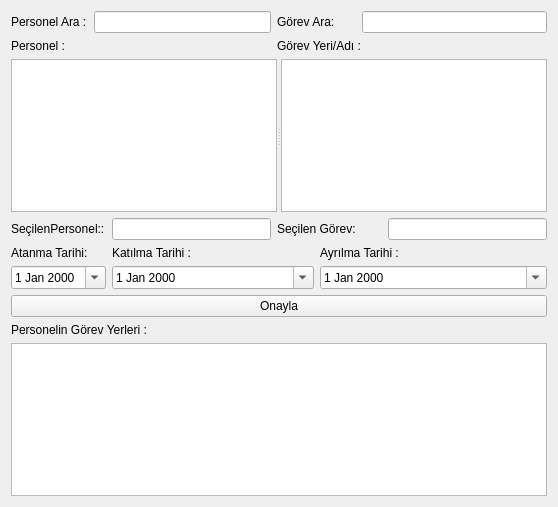
<ui version="4.0" >
 <class>FormPersonelGorev</class>
 <widget class="QWidget" name="FormPersonelGorev" >
  <property name="geometry" >
   <rect>
    <x>0</x>
    <y>0</y>
    <width>558</width>
    <height>507</height>
   </rect>
  </property>
  <property name="windowTitle" >
   <string>Personel Görev Yeri Eşleştirme</string>
  </property>
  <property name="windowIcon" >
   <iconset resource="ikon.qrc" >:/ikonlar/share.png</iconset>
  </property>
  <layout class="QGridLayout" >
   <item row="0" column="0" >
    <widget class="QLabel" name="label" >
     <property name="text" >
      <string>Personel Ara :</string>
     </property>
    </widget>
   </item>
   <item row="0" column="1" colspan="2" >
    <widget class="QLineEdit" name="ara_uyeler" />
   </item>
   <item row="0" column="3" colspan="2" >
    <widget class="QLabel" name="label_2" >
     <property name="text" >
      <string>Görev Ara:</string>
     </property>
    </widget>
   </item>
   <item row="0" column="5" colspan="2" >
    <widget class="QLineEdit" name="ara_gorevyeri" />
   </item>
   <item row="1" column="0" colspan="2" >
    <widget class="QLabel" name="label_7" >
     <property name="text" >
      <string>Personel :</string>
     </property>
    </widget>
   </item>
   <item row="1" column="3" colspan="3" >
    <widget class="QLabel" name="label_3" >
     <property name="text" >
      <string>Görev Yeri/Adı :</string>
     </property>
    </widget>
   </item>
   <item row="2" column="0" colspan="7" >
    <widget class="QSplitter" name="splitter" >
     <property name="orientation" >
      <enum>Qt::Horizontal</enum>
     </property>
     <widget class="QTableView" name="tablo_personel" >
      <property name="selectionMode" >
       <enum>QAbstractItemView::SingleSelection</enum>
      </property>
      <property name="selectionBehavior" >
       <enum>QAbstractItemView::SelectRows</enum>
      </property>
     </widget>
     <widget class="QTableView" name="tablo_gorevyeri" >
      <property name="toolTip" >
       <string>&lt;html>&lt;head>&lt;meta name="qrichtext" content="1" />&lt;style type="text/css">
p, li { white-space: pre-wrap; }
&lt;/style>&lt;/head>&lt;body style=" font-family:'Sans Serif'; font-size:9pt; font-weight:400; font-style:normal;">
&lt;p style=" margin-top:0px; margin-bottom:0px; margin-left:0px; margin-right:0px; -qt-block-indent:0; text-indent:0px;">Aradığınız Görev Yeri Yoksa "&lt;span style=" color:#ff0000;">Sabit Veriler&lt;/span>" den Ekleyiniz.&lt;/p>&lt;/body>&lt;/html></string>
      </property>
      <property name="selectionMode" >
       <enum>QAbstractItemView::SingleSelection</enum>
      </property>
      <property name="selectionBehavior" >
       <enum>QAbstractItemView::SelectRows</enum>
      </property>
     </widget>
    </widget>
   </item>
   <item row="3" column="0" colspan="2" >
    <widget class="QLabel" name="label_5" >
     <property name="text" >
      <string>SeçilenPersonel::</string>
     </property>
    </widget>
   </item>
   <item row="3" column="2" >
    <widget class="QLineEdit" name="LePersonel" />
   </item>
   <item row="3" column="3" colspan="2" >
    <widget class="QLabel" name="label_6" >
     <property name="text" >
      <string>Seçilen Görev:</string>
     </property>
    </widget>
   </item>
   <item row="3" column="6" >
    <widget class="QLineEdit" name="LeGorevYeri" />
   </item>
   <item row="4" column="0" >
    <widget class="QLabel" name="label_8" >
     <property name="text" >
      <string>Atanma Tarihi:</string>
     </property>
    </widget>
   </item>
   <item row="4" column="2" colspan="2" >
    <widget class="QLabel" name="label_9" >
     <property name="text" >
      <string>Katılma Tarihi :</string>
     </property>
    </widget>
   </item>
   <item row="4" column="4" colspan="3" >
    <widget class="QLabel" name="label_10" >
     <property name="text" >
      <string>Ayrılma Tarihi :</string>
     </property>
    </widget>
   </item>
   <item row="5" column="0" colspan="2" >
    <widget class="QDateEdit" name="DeAtanma" >
     <property name="calendarPopup" >
      <bool>true</bool>
     </property>
    </widget>
   </item>
   <item row="5" column="2" colspan="2" >
    <widget class="QDateEdit" name="DeKatilma" >
     <property name="calendarPopup" >
      <bool>true</bool>
     </property>
    </widget>
   </item>
   <item row="5" column="4" colspan="3" >
    <widget class="QDateEdit" name="DeAyrilma" >
     <property name="calendarPopup" >
      <bool>true</bool>
     </property>
    </widget>
   </item>
   <item row="6" column="0" colspan="7" >
    <widget class="QPushButton" name="PbAta" >
     <property name="text" >
      <string>Onayla</string>
     </property>
     <property name="icon" >
      <iconset resource="ikon.qrc" >:/ikonlar/onayla.png</iconset>
     </property>
    </widget>
   </item>
   <item row="7" column="0" colspan="7" >
    <widget class="QLabel" name="label_4" >
     <property name="text" >
      <string>Personelin Görev Yerleri :</string>
     </property>
    </widget>
   </item>
   <item row="8" column="0" colspan="7" >
    <widget class="QTableView" name="tablo_mevcut_gorevler" >
     <property name="mouseTracking" >
      <bool>true</bool>
     </property>
     <property name="focusPolicy" >
      <enum>Qt::WheelFocus</enum>
     </property>
     <property name="contextMenuPolicy" >
      <enum>Qt::ActionsContextMenu</enum>
     </property>
     <property name="editTriggers" >
      <set>QAbstractItemView::AllEditTriggers</set>
     </property>
     <property name="tabKeyNavigation" >
      <bool>false</bool>
     </property>
     <property name="alternatingRowColors" >
      <bool>true</bool>
     </property>
     <property name="selectionMode" >
      <enum>QAbstractItemView::SingleSelection</enum>
     </property>
     <property name="selectionBehavior" >
      <enum>QAbstractItemView::SelectRows</enum>
     </property>
     <property name="sortingEnabled" >
      <bool>true</bool>
     </property>
    </widget>
   </item>
  </layout>
  <action name="actionSil" >
   <property name="icon" >
    <iconset resource="ikon.qrc" >:/ikonlar/eraser.png</iconset>
   </property>
   <property name="text" >
    <string>sil</string>
   </property>
  </action>
 </widget>
 <resources>
  <include location="ikon.qrc" />
 </resources>
 <connections/>
</ui>
